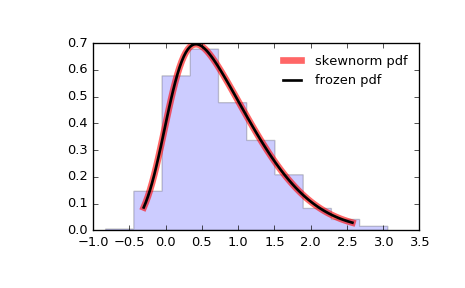

This figure's Python source:
from scipy.stats import skewnorm
import matplotlib.pyplot as plt
fig, ax = plt.subplots(1, 1)

# Calculate a few first moments:

a = 4
mean, var, skew, kurt = skewnorm.stats(a, moments='mvsk')

# Display the probability density function (``pdf``):

x = np.linspace(skewnorm.ppf(0.01, a),
                skewnorm.ppf(0.99, a), 100)
ax.plot(x, skewnorm.pdf(x, a),
       'r-', lw=5, alpha=0.6, label='skewnorm pdf')

# Alternatively, the distribution object can be called (as a function)
# to fix the shape, location and scale parameters. This returns a "frozen"
# RV object holding the given parameters fixed.

# Freeze the distribution and display the frozen ``pdf``:

rv = skewnorm(a)
ax.plot(x, rv.pdf(x), 'k-', lw=2, label='frozen pdf')

# Check accuracy of ``cdf`` and ``ppf``:

vals = skewnorm.ppf([0.001, 0.5, 0.999], a)
np.allclose([0.001, 0.5, 0.999], skewnorm.cdf(vals, a))
# True

# Generate random numbers:

r = skewnorm.rvs(a, size=1000)

# And compare the histogram:

ax.hist(r, normed=True, histtype='stepfilled', alpha=0.2)
ax.legend(loc='best', frameon=False)
plt.show()
